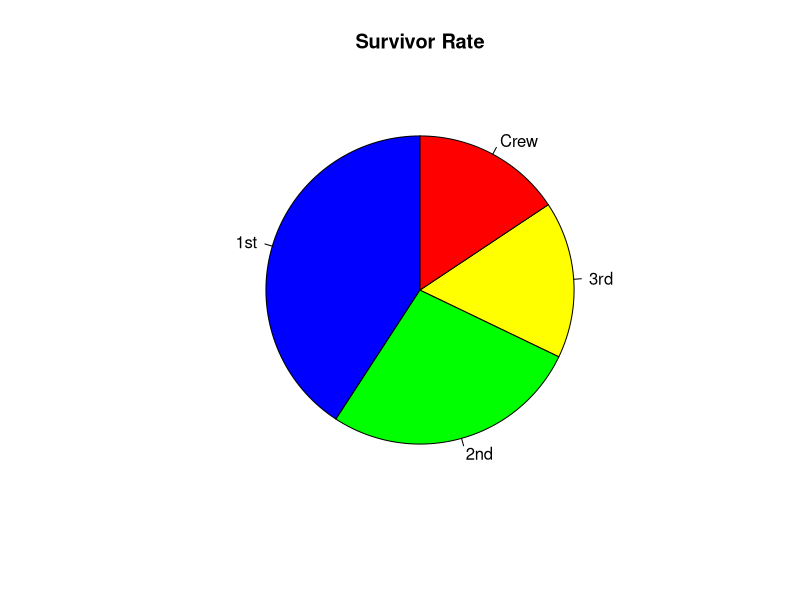
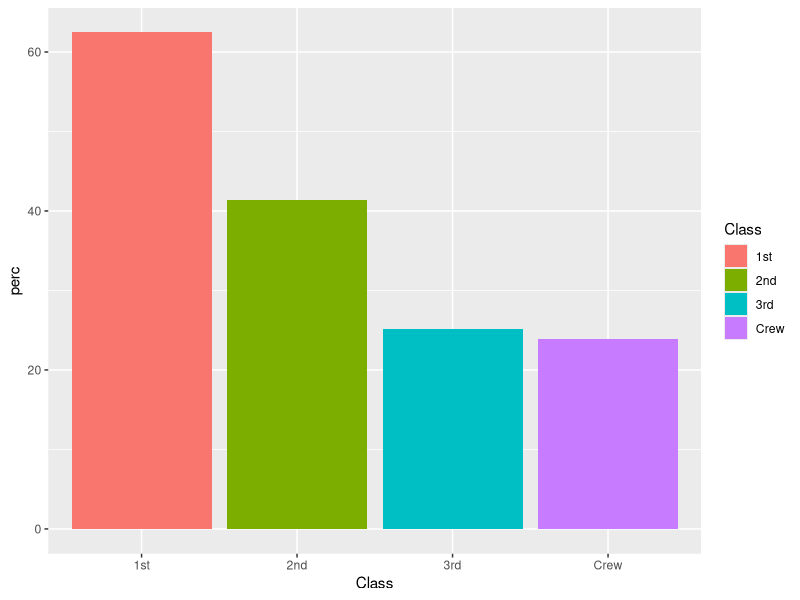
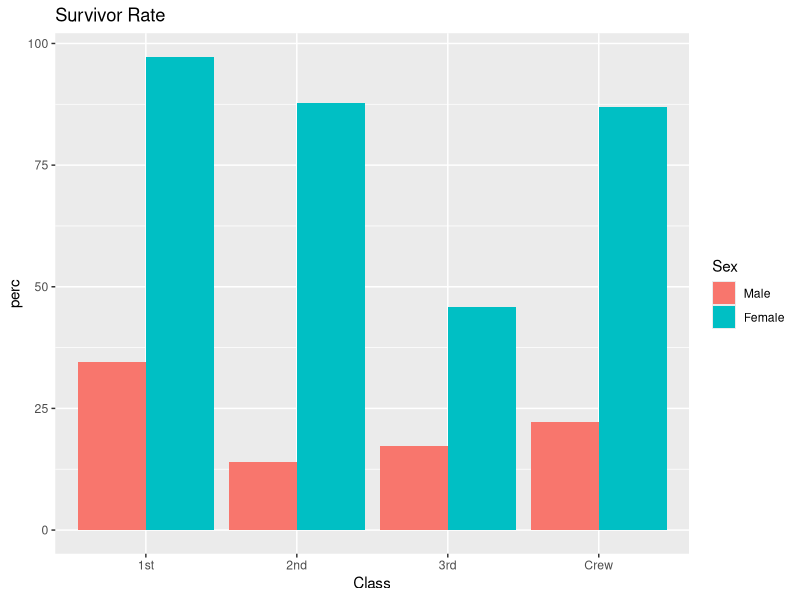
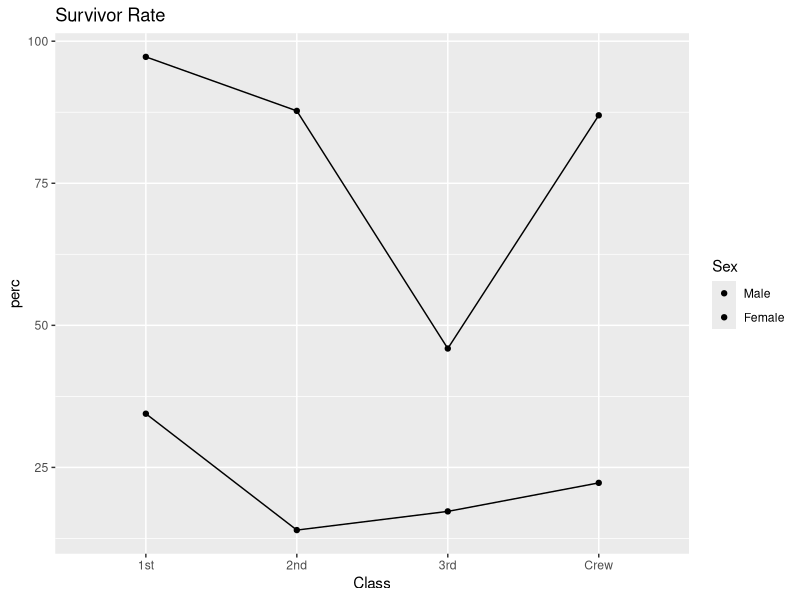

The R source for these figures, in order:
tit <- as.data.frame(Titanic)

str(tit)

head(tit)

library(dplyr)

tit_class <- tit %>%
	group_by(Class, Survived) %>%
	summarise(sur_tot = sum(Freq)) %>%
	mutate(total = sum(sur_tot), perc = sur_tot/total * 100)

tit_class

tit_sur <- tit_class %>%
	filter(Survived == "Yes")
tit_sur

label = tit_sur$Class
colors = c("blue", "green", "yellow", "red")
pie(tit_sur$perc,
	labels =label,
	main = "Survivor Rate",
	col = colors,
	init.angle = 90)

library(ggplot2)

ggplot(tit_sur, aes(x = Class, y = perc, fill = Class)) + geom_col()

tit_sex <- tit %>%
	group_by(Class, Sex, Survived) %>%
	summarise(tot_sur = sum(Freq)) %>%
	mutate(tot = sum(tot_sur), perc = tot_sur/tot * 100) %>%
	filter(Survived == "Yes")

tit_sex

ggplot(data = tit_sex, aes(x = Class, y = perc, fill = Sex)) +
geom_col(position = "dodge") + ggtitle("Survivor Rate")

ggplot(data = tit_sex, aes(x = Class, y = perc, group = Sex, fill = Sex)) +
geom_line() + geom_point() + ggtitle("Survivor Rate")